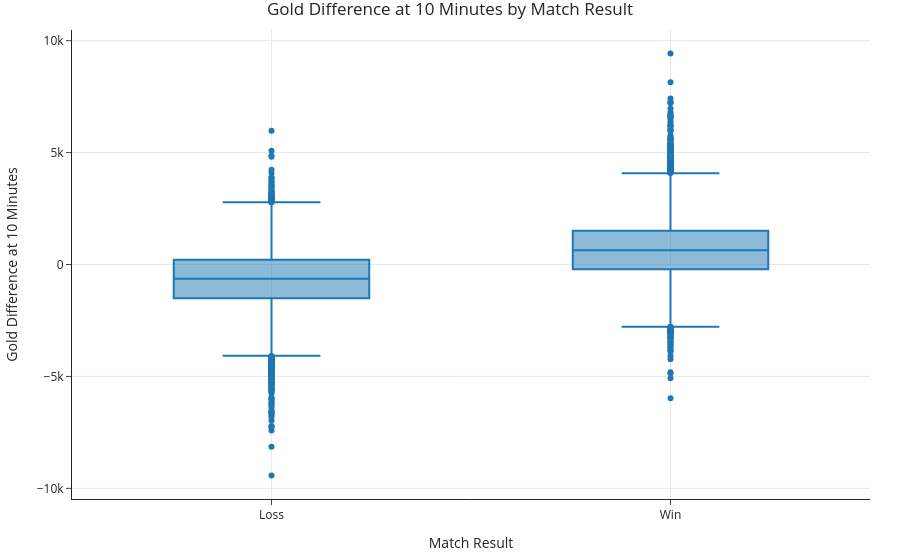

Write notebook code for a chart like this one.
### Code cell
fig_gold_diff_result = px.box(
    team.dropna(subset=["golddiffat10"]),
    x="result_label",
    y="golddiffat10",
    title="Gold Difference at 10 Minutes by Match Result",
    labels={
        "result_label": "Match Result",
        "golddiffat10": "Gold Difference at 10 Minutes"
    }
)

fig_gold_diff_result.show()
fig_gold_diff_result.write_html(assets_dir / "gold-diff-at-10-by-result.html", include_plotlyjs="cdn")

### Figure 1 — Plotly figure (JSON) as saved in the notebook; plotly's stock layout.template omitted (floating-point values rounded to 4 significant figures; data arrays with more than 128 entries replaced by an {"elided": "..."} marker saying what was removed)
{"data": [{"alignmentgroup": "True", "hovertemplate": "Match Result=%{x}<br>Gold Difference at 10 Minutes=%{y}<extra></extra>", "legendgroup": "", "marker": {"color": "#1F77B4"}, "name": "", "notched": false, "offsetgroup": "", "orientation": "v", "showlegend": false, "type": "box", "x": {"elided": "21282 str values"}, "x0": " ", "xaxis": "x", "y": {"elided": "21282 int values"}, "y0": " ", "yaxis": "y"}], "layout": {"boxmode": "group", "legend": {"tracegroupgap": 0}, "title": {"text": "Gold Difference at 10 Minutes by Match Result"}, "xaxis": {"anchor": "y", "domain": [0, 1], "title": {"text": "Match Result"}}, "yaxis": {"anchor": "x", "domain": [0, 1], "title": {"text": "Gold Difference at 10 Minutes"}}}}
